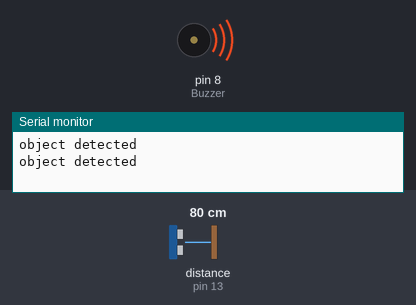
Bench run of a sketch on a simulated Arduino Uno, built with avr-gcc and run on an emulated ATmega328P. Shown: buzzer (waves = sounding), the last lines printed to the serial monitor. Wiring (inferred from the names in the program): ultrasonic range finder: trigger pin 12; echo pin 13. The inputs (shaded band) are chosen by the test bench; at power-on: distance to the obstacle (sensor on pin 13) 80 cm. The echo pulse lasts 58.3 µs per cm.

Above: at 4.1 s.
4.2 s: distance to the obstacle (sensor on pin 13) set to 83 cm
At 7.4 s:
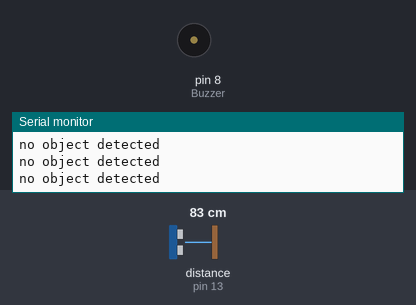
8.7 s: distance to the obstacle (sensor on pin 13) set to 2 cm
At 9.8 s:
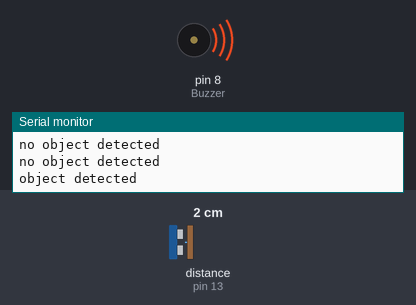
16.8 s: distance to the obstacle (sensor on pin 13) set to 120 cm
At 19.6 s:
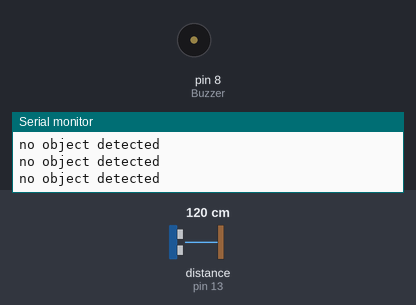
21.0 s: distance to the obstacle (sensor on pin 13) set to 4 cm
At 21.9 s:
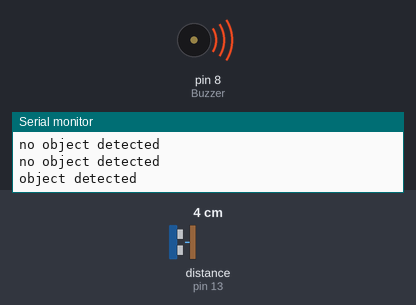
Timing chart, 0 to 30.2 s (numbered marks = the images above; inputs shaded):
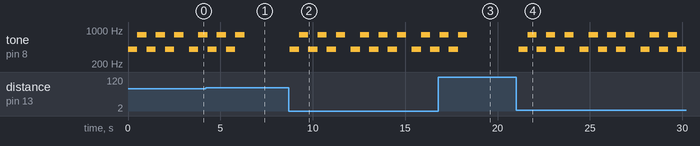

The sketch:

ultrasonic_door_alarrm_motion_sensor.ino
```cpp
int trigPin = 12;
int echoPin = 13;
int Buzzer = 8;
int duration, distance;
void setup()
{
pinMode(trigPin, OUTPUT);
pinMode(echoPin, INPUT);
pinMode(Buzzer, OUTPUT);
Serial.begin (9600);
}
void loop()
{
digitalWrite(trigPin, HIGH);
delayMicroseconds(1000);
digitalWrite(trigPin, LOW);
duration = pulseIn(echoPin, HIGH);
distance = (duration/2) / 29.1;

  if (distance >= 80 || distance <= 0)
{
Serial.println("no object detected");
digitalWrite(Buzzer, LOW);
}

else
{
Serial.println("object detected");
tone(Buzzer, 400); // play 400 Hz tone for 500 ms
delay(500);
tone(Buzzer, 800); // play 800Hz tone for 500ms
delay(500);
tone(Buzzer, 400); // play 400 Hz tone for 500 ms
delay(500);
tone(Buzzer, 800); // play 800Hz tone for 500ms
delay(500);
tone(Buzzer, 400); // play 400 Hz tone for 500 ms
delay(500);
tone(Buzzer, 800); // play 800Hz tone for 500ms
delay(500);
noTone(Buzzer);
}
delay(300);
}
```

Measured:
- the behaviour switches between 80 and 81 cm on distance to the obstacle (sensor on pin 13) (found by bisection; images 0 and 1)
- after the input at 4.2 s, tone on pin 8 (Buzzer): goes on until 6.3 s, then stays silent
- after the input at 8.7 s, tone on pin 8 (Buzzer): silent → 400 Hz after 0.06 s, then repeats every 3.3 s: 2 × (800 Hz 0.50 s, 400 Hz 0.50 s), 800 Hz 0.50 s, silent 0.30 s, 400 Hz 0.50 s
- after the input at 16.8 s, tone on pin 8 (Buzzer): goes on until 18.4 s, then stays silent
- after the input at 21.0 s, tone on pin 8 (Buzzer): silent → 400 Hz after 0.14 s, then repeats every 3.3 s: 2 × (800 Hz 0.50 s, 400 Hz 0.50 s), 800 Hz 0.50 s, silent 0.30 s, 400 Hz 0.50 s
- by itself, tone on pin 8 (Buzzer): plays 400 Hz for 0.50 s, 800 Hz for 0.50 s, 400 Hz for 0.50 s, 800 Hz for 0.50 s, 400 Hz for 0.50 s, 800 Hz for 0.50 s … (8 notes in this stretch)
